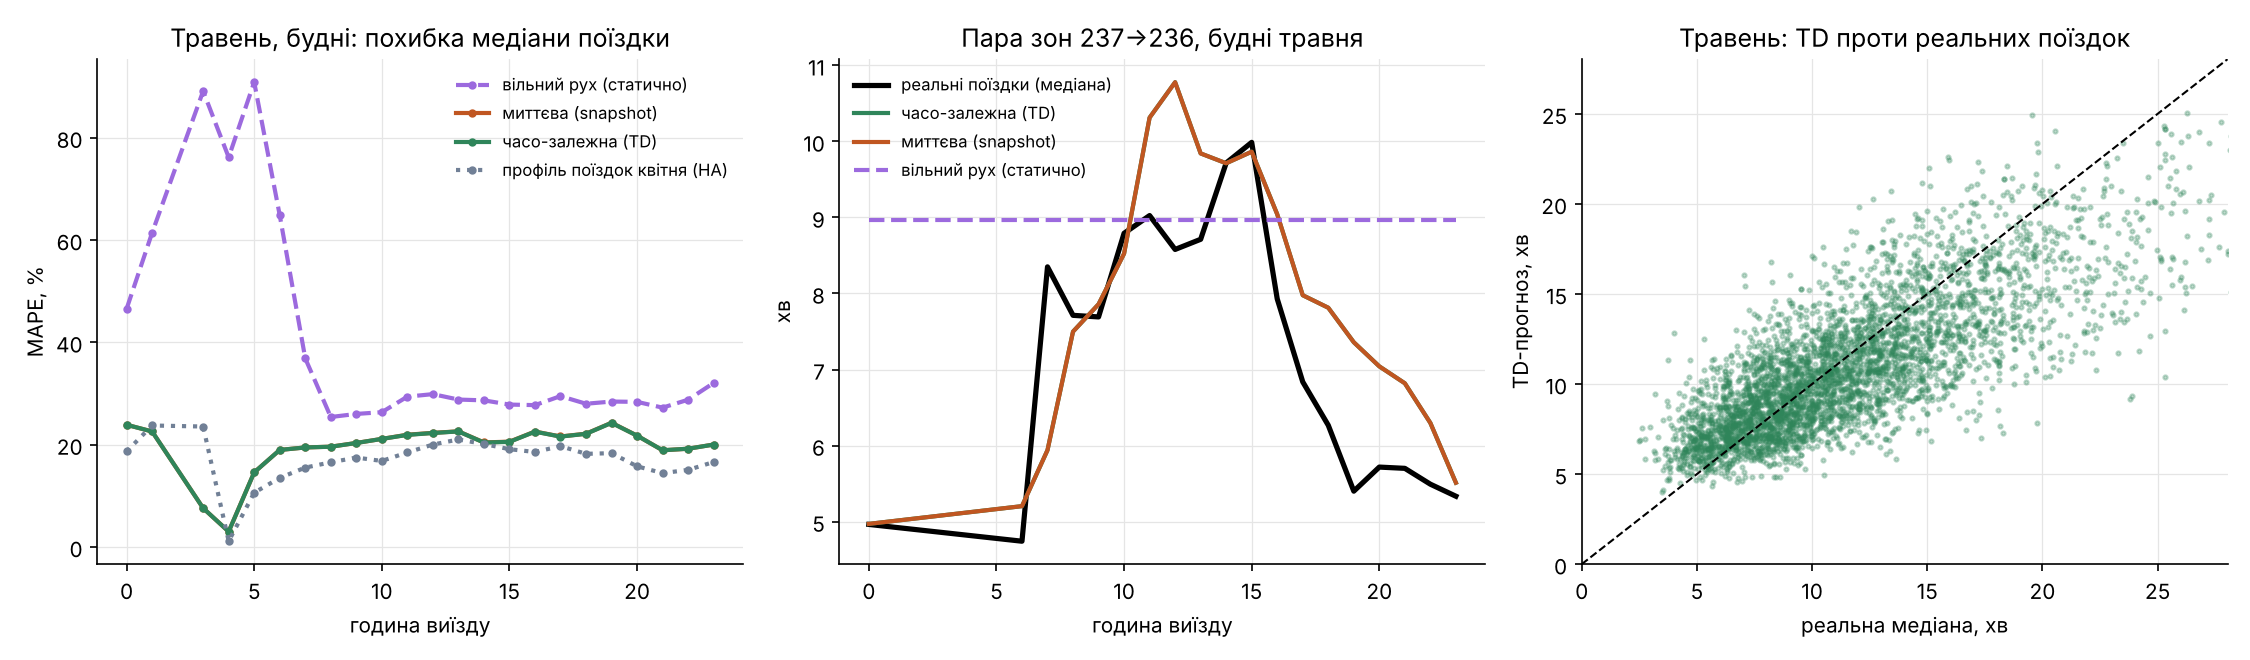

Write the Python code that produced this figure.
"""Перевірка матриць часу на реальних поїздках yellow taxi. Квітень — калібрування сталого додатку c для кожного методу;
ТРАВЕНЬ — незалежна перевірка. Комірка = (30-хв момент виїзду, пара зон) з >= 5 поїздками; еталон — медіана тривалості.
Методи: static (вільний рух), snapshot (миттєвий), TD (часо-залежний), HA (емпіричний профіль поїздок квітня:
медіана пари за типом дня (будній/вихідний) і годиною) — сильний «даних-орієнтований» орієнтир."""
import json
import numpy as np, pandas as pd
import matplotlib; matplotlib.use('Agg'); import matplotlib.pyplot as plt
from nyc_td import SLOTS

Z = [np.load(f'zone_mats_shard{s}.npz') for s in (0, 1)]
k = np.concatenate([z['k'] for z in Z]); o = np.argsort(k); k = k[o]
TD = np.concatenate([z['td'] for z in Z])[o]; SN = np.concatenate([z['snap'] for z in Z])[o]; ST = Z[0]['static']
zones = Z[0]['zones']; kpos = {kk: i for i, kk in enumerate(k)}
cells = pd.read_parquet('trip_cells.parquet')
cells = cells[cells.k.isin(kpos)].copy()
i = cells.k.map(kpos).values; a = cells.a.values; b = cells.b.values
cells['td'] = TD[i, a, b]; cells['snap'] = SN[i, a, b]; cells['static'] = ST[a, b]
t = SLOTS[cells.k.values]
cells['month'] = t.month; cells['hour'] = t.hour; cells['wk'] = t.dayofweek < 5
# HA з квітневих поїздок
T = pd.read_parquet('core_trips.parquet'); zi = {z: n for n, z in enumerate(zones)}
T = T[T.t0.dt.month == 4]; T['a'] = T.o.map(zi); T['b'] = T.d.map(zi); T['hour'] = T.t0.dt.hour; T['wk'] = T.t0.dt.dayofweek < 5
ha = T.groupby(['a', 'b', 'wk', 'hour']).dur_min.median().rename('ha')
cells = cells.join(ha, on=['a', 'b', 'wk', 'hour'])
methods = ['static', 'snap', 'td', 'ha']
apr, may = cells[cells.month == 4], cells[cells.month == 5]
R = {'cells_april': int(len(apr)), 'cells_may': int(len(may)), 'trips_in_may_cells': int(may['size'].sum())}
rows = []
for m in methods:
    c = 0.0 if m == 'ha' else float(np.nanmedian(apr['median'] - apr[m]))
    p = may[m] + c; y = may['median']; ok = p.notna()
    e = (p[ok] - y[ok]) / y[ok]
    # чи відтворює метод зміни протягом дня: кореляція всередині пари (будні травня)
    wkm = may[ok & may.wk]
    r_within = wkm.groupby(['a', 'b']).apply(lambda d: np.corrcoef(d[m], d['median'])[0, 1] if len(d) >= 10 and d[m].std() > 0 else np.nan).median()
    rows.append(dict(method=m, c_min=round(c, 2), coverage=float(ok.mean()), MAPE=float(np.mean(np.abs(e)) * 100),
                     bias_pct=float(np.mean(e) * 100), within_20pct=float(np.mean(np.abs(e) < .2) * 100),
                     corr_within_pair_weekday=float(r_within)))
df = pd.DataFrame(rows).set_index('method').round(3)
print(df.to_string()); R['may'] = df.to_dict(orient='index')
# за годиною (будні травня)
wk = may[may.wk]
byh = pd.DataFrame({m: wk.groupby('hour').apply(lambda d: np.mean(np.abs(d[m] + (0 if m == 'ha' else R['may'][m]['c_min']) - d['median']) / d['median']) * 100)
                    for m in methods}).round(2)
print('\nMay weekdays, MAPE by hour:\n', byh.to_string()); R['may_weekday_mape_by_hour'] = byh.to_dict()
json.dump(R, open('nyc_eval.json', 'w'), indent=1, default=float)
cells.to_parquet('eval_cells.parquet')

# рисунки
fig, ax = plt.subplots(1, 3, figsize=(15, 4.4))
col = {'static': '#9c6ade', 'snap': '#c05621', 'td': '#2f855a', 'ha': '#718096'}
lbl = {'static': 'вільний рух (статично)', 'snap': 'миттєва (snapshot)', 'td': 'часо-залежна (TD)', 'ha': 'профіль поїздок квітня (HA)'}
ls = {'static': '--', 'snap': '-', 'td': '-', 'ha': ':'}
for m in methods:
    ax[0].plot(byh.index, byh[m], ls[m], marker='o', ms=3, lw=2, color=col[m], label=lbl[m])
ax[0].set(xlabel='година виїзду', ylabel='MAPE, %', title='Травень, будні: похибка медіани поїздки'); ax[0].legend(fontsize=8, frameon=False)
# медіана по годинах для однієї популярної пари
top = may.groupby(['a', 'b'])['size'].sum().idxmax(); d = may[(may.a == top[0]) & (may.b == top[1]) & may.wk].groupby('hour')
ax[1].plot(d['median'].median().index, d['median'].median(), 'k-', lw=2.5, label='реальні поїздки (медіана)')
for m in ['td', 'snap', 'static']:
    ax[1].plot(d[m].median().index, d[m].median() + R['may'][m]['c_min'], ls[m], color=col[m], lw=2, label=lbl[m])
ax[1].set(xlabel='година виїзду', ylabel='хв', title=f'Пара зон {zones[top[0]]}→{zones[top[1]]}, будні травня'); ax[1].legend(fontsize=8, frameon=False)
s = may.sample(min(4000, len(may)), random_state=0)
ax[2].scatter(s['median'], s['td'] + R['may']['td']['c_min'], s=4, alpha=.3, color=col['td'])
lim = [0, np.percentile(may['median'], 99)]; ax[2].plot(lim, lim, 'k--', lw=1)
ax[2].set(xlim=lim, ylim=lim, xlabel='реальна медіана, хв', ylabel='TD-прогноз, хв', title='Травень: TD проти реальних поїздок')
for x in ax:
    x.grid(color='#e5e5e5', lw=.6); x.set_axisbelow(True)
    for sp in ('top', 'right'): x.spines[sp].set_visible(False)
plt.tight_layout(); plt.savefig('nyc_eval.png', dpi=150)
print('saved')
